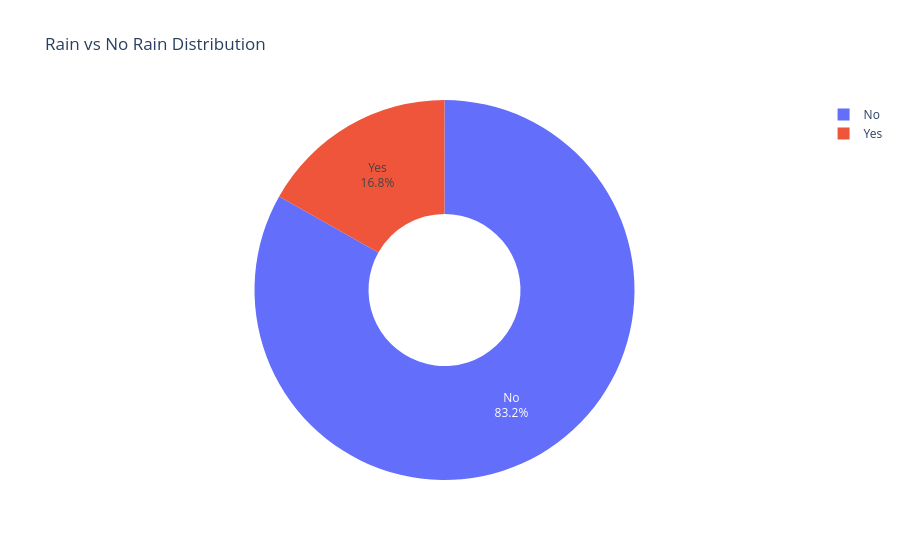

Source (notebook cell):
### Code cell
rain_counts = df["Rain"].value_counts().reset_index()
rain_counts.columns = ["Rain", "Count"]

fig = px.pie(
    rain_counts,
    names="Rain",
    values="Count",
    hole=0.4,
    title="Rain vs No Rain Distribution"
)

fig.update_traces(textposition="inside", textinfo="percent+label")
fig.write_image("rain_distribution.png", scale=2)
fig.show()

### Figure 1 — Plotly figure (JSON) as saved in the notebook; plotly's stock layout.template omitted (floating-point values rounded to 4 significant figures)
{"data": [{"domain": {"x": [0, 1], "y": [0, 1]}, "hole": 0.4, "hovertemplate": "Rain=%{label}<br>Count=%{value}<extra></extra>", "labels": ["No", "Yes"], "legendgroup": "", "name": "", "showlegend": true, "textinfo": "percent+label", "textposition": "inside", "type": "pie", "values": [11122, 2246]}], "layout": {"legend": {"tracegroupgap": 0}, "title": {"text": "Rain vs No Rain Distribution"}}}
